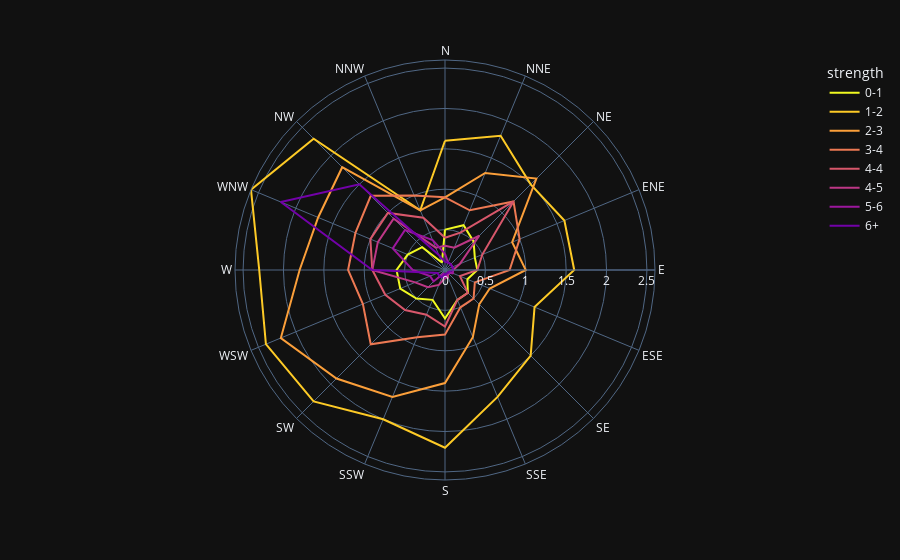

This figure's notebook cell:
### Code cell
# import plotly.express as px
# df = px.data.wind()
# fig = px.line_polar(df, r="frequency", theta="direction", color="strength", line_close=True,
#                     color_discrete_sequence=px.colors.sequential.Plasma_r,
#                     template="plotly_dark",)
# fig.show()

### Figure 1 — Plotly figure (JSON) as saved in the notebook; plotly's stock layout.template omitted (floating-point values rounded to 4 significant figures)
{"data": [{"hovertemplate": "strength=0-1<br>frequency=%{r}<br>direction=%{theta}<extra></extra>", "legendgroup": "0-1", "line": {"color": "#f0f921", "dash": "solid"}, "marker": {"symbol": "circle"}, "mode": "lines", "name": "0-1", "r": [0.5, 0.6, 0.5, 0.4, 0.4, 0.3, 0.4, 0.4, 0.6, 0.4, 0.5, 0.6, 0.6, 0.5, 0.4, 0.1, 0.5], "showlegend": true, "subplot": "polar", "theta": ["N", "NNE", "NE", "ENE", "E", "ESE", "SE", "SSE", "S", "SSW", "SW", "WSW", "W", "WNW", "NW", "NNW", "N"], "type": "scatterpolar"}, {"hovertemplate": "strength=1-2<br>frequency=%{r}<br>direction=%{theta}<extra></extra>", "legendgroup": "1-2", "line": {"color": "#fdca26", "dash": "solid"}, "marker": {"symbol": "circle"}, "mode": "lines", "name": "1-2", "r": [1.6, 1.8, 1.5, 1.6, 1.6, 1.2, 1.5, 1.7, 2.2, 2, 2.3, 2.4, 2.3, 2.6, 2.3, 0.8, 1.6], "showlegend": true, "subplot": "polar", "theta": ["N", "NNE", "NE", "ENE", "E", "ESE", "SE", "SSE", "S", "SSW", "SW", "WSW", "W", "WNW", "NW", "NNW", "N"], "type": "scatterpolar"}, {"hovertemplate": "strength=2-3<br>frequency=%{r}<br>direction=%{theta}<extra></extra>", "legendgroup": "2-3", "line": {"color": "#fb9f3a", "dash": "solid"}, "marker": {"symbol": "circle"}, "mode": "lines", "name": "2-3", "r": [0.9, 1.3, 1.6, 0.9, 1, 0.6, 0.6, 0.9, 1.4, 1.7, 1.9, 2.2, 1.8, 1.7, 1.8, 0.8, 0.9], "showlegend": true, "subplot": "polar", "theta": ["N", "NNE", "NE", "ENE", "E", "ESE", "SE", "SSE", "S", "SSW", "SW", "WSW", "W", "WNW", "NW", "NNW", "N"], "type": "scatterpolar"}, {"hovertemplate": "strength=3-4<br>frequency=%{r}<br>direction=%{theta}<extra></extra>", "legendgroup": "3-4", "line": {"color": "#ed7953", "dash": "solid"}, "marker": {"symbol": "circle"}, "mode": "lines", "name": "3-4", "r": [0.9, 0.8, 1.2, 1, 0.8, 0.4, 0.5, 0.5, 0.8, 0.9, 1.3, 1.1, 1.2, 1.2, 1.3, 1, 0.9], "showlegend": true, "subplot": "polar", "theta": ["N", "NNE", "NE", "ENE", "E", "ESE", "SE", "SSE", "S", "SSW", "SW", "WSW", "W", "WNW", "NW", "NNW", "N"], "type": "scatterpolar"}, {"hovertemplate": "strength=4-4<br>frequency=%{r}<br>direction=%{theta}<extra></extra>", "legendgroup": "4-4", "line": {"color": "#d8576b", "dash": "solid"}, "marker": {"symbol": "circle"}, "mode": "lines", "name": "4-4", "r": [0.4, 0.5, 1.2, 0.5, 0.4, 0.2, 0.4, 0.4, 0.7, 0.6, 0.7, 0.8, 0.9, 1, 1, 0.7, 0.4], "showlegend": true, "subplot": "polar", "theta": ["N", "NNE", "NE", "ENE", "E", "ESE", "SE", "SSE", "S", "SSW", "SW", "WSW", "W", "WNW", "NW", "NNW", "N"], "type": "scatterpolar"}, {"hovertemplate": "strength=4-5<br>frequency=%{r}<br>direction=%{theta}<extra></extra>", "legendgroup": "4-5", "line": {"color": "#bd3786", "dash": "solid"}, "marker": {"symbol": "circle"}, "mode": "lines", "name": "4-5", "r": [0.3, 0.3, 0.6, 0.2, 0.1, 0.1, 0.05, 0.1, 0.1, 0.2, 0.3, 0.4, 0.9, 0.9, 0.9, 0.3, 0.3], "showlegend": true, "subplot": "polar", "theta": ["N", "NNE", "NE", "ENE", "E", "ESE", "SE", "SSE", "S", "SSW", "SW", "WSW", "W", "WNW", "NW", "NNW", "N"], "type": "scatterpolar"}, {"hovertemplate": "strength=5-6<br>frequency=%{r}<br>direction=%{theta}<extra></extra>", "legendgroup": "5-6", "line": {"color": "#9c179e", "dash": "solid"}, "marker": {"symbol": "circle"}, "mode": "lines", "name": "5-6", "r": [0.2, 0.1, 0.1, 0.1, 0.1, 0.1, 0.05, 0.05, 0.1, 0.05, 0.2, 0.2, 0.4, 0.7, 0.7, 0.4, 0.2], "showlegend": true, "subplot": "polar", "theta": ["N", "NNE", "NE", "ENE", "E", "ESE", "SE", "SSE", "S", "SSW", "SW", "WSW", "W", "WNW", "NW", "NNW", "N"], "type": "scatterpolar"}, {"hovertemplate": "strength=6+<br>frequency=%{r}<br>direction=%{theta}<extra></extra>", "legendgroup": "6+", "line": {"color": "#7201a8", "dash": "solid"}, "marker": {"symbol": "circle"}, "mode": "lines", "name": "6+", "r": [0.1, 0.1, 0.1, 0.1, 0.1, 0.05, 0.05, 0.05, 0.05, 0.1, 0.1, 0.1, 0.9, 2.2, 1.5, 0.2, 0.1], "showlegend": true, "subplot": "polar", "theta": ["N", "NNE", "NE", "ENE", "E", "ESE", "SE", "SSE", "S", "SSW", "SW", "WSW", "W", "WNW", "NW", "NNW", "N"], "type": "scatterpolar"}], "layout": {"legend": {"title": {"text": "strength"}, "tracegroupgap": 0}, "margin": {"t": 60}, "polar": {"angularaxis": {"direction": "clockwise", "rotation": 90}, "domain": {"x": [0, 1], "y": [0, 1]}}}}
